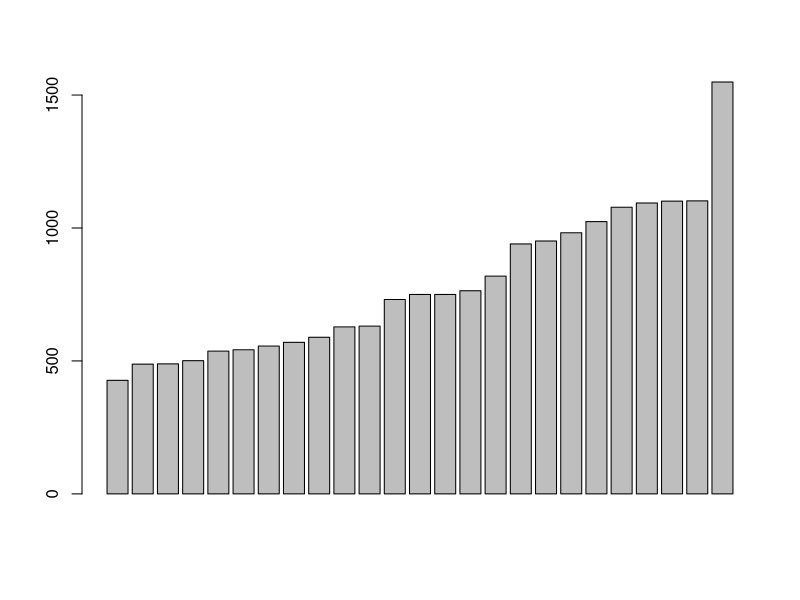
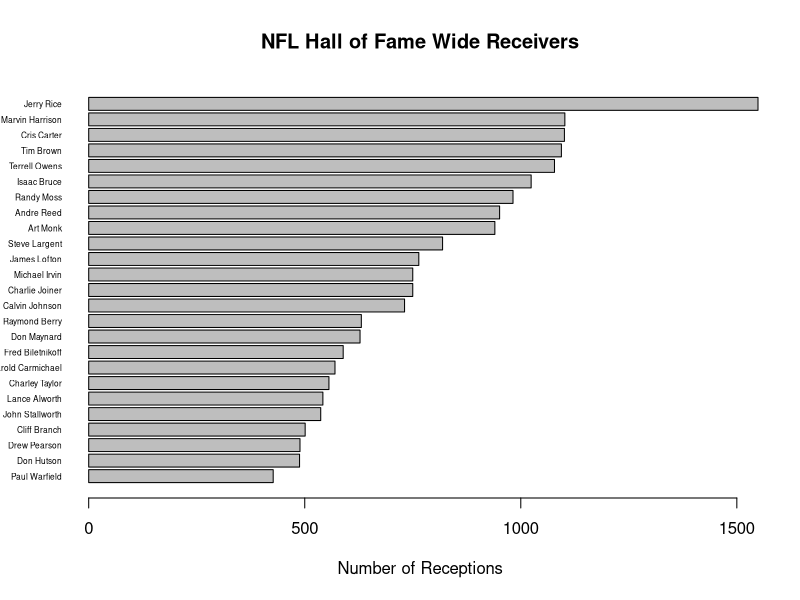
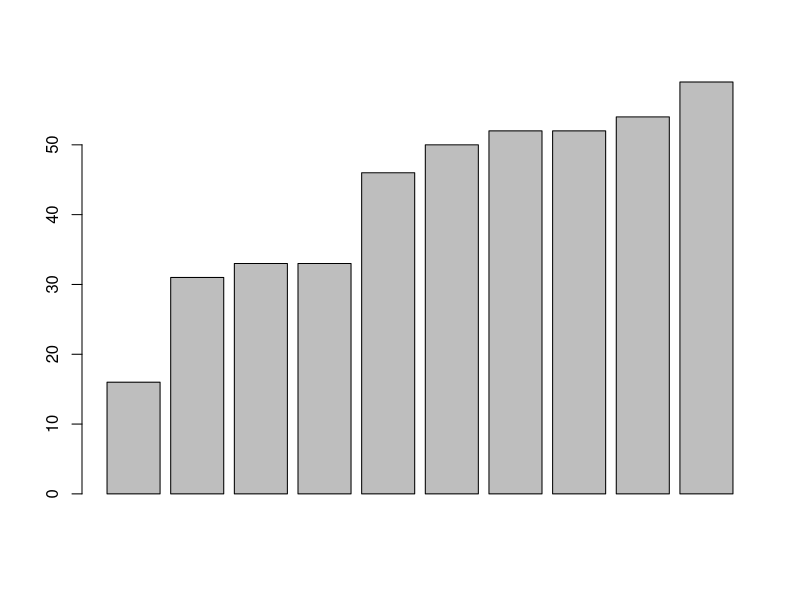
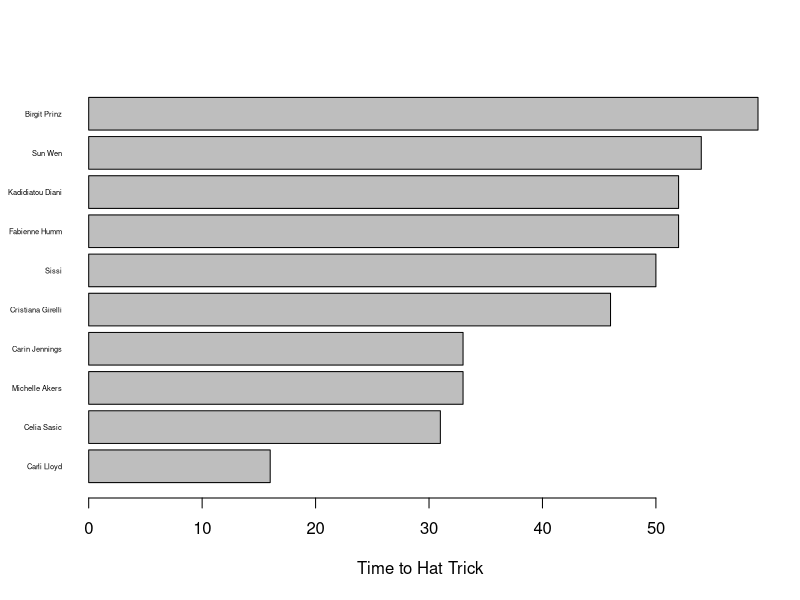

R code for these plots, in order: (Note: this script raises an error after producing the figures.)
# MLB team 1920 stats
#https://www.baseball-reference.com/leagues/majors/1920.shtml

# Babe Ruth stats
# https://www.baseball-reference.com/players/gl.fcgi?id=ruthba01&t=b&year=1920
mlb_1920 = read.csv("home_run_1920.csv")
head(mlb_1920)

mlb_1920_avg = mean(mlb_1920$HR)
print(mlb_1920_avg)

ruth = 54
print(ruth/mlb_1920_avg)

# MLB team 2022 stats
# https://www.baseball-reference.com/leagues/majors/2022.shtml
mlb_2022 = read.csv("home_run_2022.csv")
head(mlb_2022)

mlb_2022_avg = mean(mlb_2022$HR)
print(mlb_2022_avg)

print(mlb_2022_avg * ruth/mlb_1920_avg)

# Hall of Fame Receiver
# https://www.statmuse.com/nfl/ask/who-are-all-of-the-pro-football-hall-of-fame-wr-with-the-most-receiving-yards-in-their-careers
hall <- read.csv("hall_of_fame_rec.csv")
hall = hall[order(hall$REC),]
barplot(hall$REC)
barplot(hall$REC, names.arg=hall$NAME, 
        main="NFL Hall of Fame Wide Receivers",
        xlab="Number of Receptions",
        las=1, cex.names = .5, horiz=TRUE)

# Hat Trick
# https://en.wikipedia.org/wiki/List_of_FIFA_Women%27s_World_Cup_hat-tricks#:~:text=The%20first%20hat%2Dtrick%20was,2023%20FIFA%20Women's%20World%20Cup.
hat <- read.csv("hat_trick.csv")
hat = hat[order(hat$Time.of.Hat.Trick),]
hat = head(hat,10)
barplot(hat$Time.of.Hat.Trick)
barplot(hat$Time.of.Hat.Trick, names.arg=hat$Player, 
        xlab="Time to Hat Trick",
        las=1, cex.names = .45, horiz=TRUE)


# swimming record
# https://en.wikipedia.org/wiki/World_record_progression_1500_metres_freestyle
swim <- read.csv("swim_record.csv")
swim$Date <- as.Date(swim$Date, format="%B %d, %Y")
swim$duration <- diff(c(swim$Date,today()))
swim = swim[order(swim$duration, decreasing=TRUE),]
swim = head(swim,10)
barplot(as.numeric(swim$duration), names.arg=swim$Name, 
        xlab="The number of days remained unbeaten ",
        las=1, cex.names = .45, horiz=TRUE)

# one-on-one with steph curry
score = 0
{
  for(i in 1:13){
    shot = rbinom(1,1,0.5)
    score = score + shot
    cat(shot," ")
    Sys.sleep(1)
  }
  
  if(score > 11){
    cat("-> WON!\n")
  }else{
    cat("-> LOST!\n")
  }
}

# one-on-one with curry 1000 times!
won = 0
total_game = 1000

for(i in 1:total_game){
  
  result = rbinom(13,1,0.5)

  if(sum(result) > 11){
    cat(i," ", result, "-> WON!\n")
    won = won + 1
  }else{
    cat(i," ", result, "-> LOST!\n")
  }
  Sys.sleep(0.1)
}

print(paste0("You won ", won/total_game*100, "% of time."))

# Agassi vs Sampras

# Sampras stats:
# https://www.ultimatetennisstatistics.com/playerProfile?playerId=1948&tab=statistics

# Simulate Sampras
sampras_won = 0
agassi_won = 0

sim_itr = 100000

for(i in 1:sim_itr){
  
  sampras_pt = 0
  agassi_pt = 0
  
  while(TRUE){
    if(runif(1) < 0.5947){ # first serve in
      if(runif(1) < 0.8092){ # first serve won
        sampras_pt = sampras_pt + 1
      }else{
        agassi_pt = agassi_pt + 1
      }
    }else{ # first serve out
      if(runif(1) < 0.5261){ # second serve in and won
        sampras_pt = sampras_pt + 1
      }else{
        agassi_pt = agassi_pt + 1
      }
    }
    if(sampras_pt >= 3 & agassi_pt >=3){ # deuce
      if(sampras_pt - agassi_pt >= 2){
        sampras_won = sampras_won + 1
        break
      }else if(agassi_pt - sampras_pt >= 2){
        agassi_won = agassi_won + 1
        break
      }
    }else if(agassi_pt == 4){
      agassi_won = agassi_won + 1
      break
    }else if(sampras_pt == 4){
      sampras_won = sampras_won + 1
      break
    }
  }
}
sampras_percent = sampras_won/sim_itr*100
print(paste0("Sampras wins with probability ", sampras_percent, "%"))
print(paste0("Sampras wins six straight service games with probability ", (sampras_percent/100)^6*100, "%"))

# Agassi stats:
# https://www.ultimatetennisstatistics.com/playerProfile?playerId=1736&tab=statistics
sampras_won = 0
agassi_won = 0

sim_itr = 100000

for(i in 1:sim_itr){
  
  sampras_pt = 0
  agassi_pt = 0
  
  while(TRUE){
    if(runif(1) < 0.6262){ # first serve in
      if(runif(1) < 0.7293){ # first serve won
        agassi_pt = agassi_pt + 1
      }else{
        sampras_pt = sampras_pt + 1
      }
    }else{ # first serve out
      if(runif(1) < 0.5398){ # second serve in and won
        agassi_pt = agassi_pt + 1
      }else{
        sampras_pt = sampras_pt + 1
      }
    }
    
    if(sampras_pt >= 3 & agassi_pt >=3){ # deuce
      if(sampras_pt - agassi_pt >= 2){
        sampras_won = sampras_won + 1
        break
      }else if(agassi_pt - sampras_pt >= 2){
        agassi_won = agassi_won + 1
        break
      }
    }else if(agassi_pt == 4){
      agassi_won = agassi_won + 1
      break
    }else if(sampras_pt == 4){
      sampras_won = sampras_won + 1
      break
    }
  }
}

agassi_percent = agassi_won/sim_itr*100
print(paste0("Agassi wins with probability ", agassi_percent, "%"))
print(paste0("Agassi wins six straight service games with probability ", (agassi_percent/100)^6*100, "%"))

print(paste0("The probability of reaching 6-6 is ", (agassi_percent/100)^6 * (sampras_percent/100)^6 *100, "%"))

print(paste0("The probability of reaching 6-6 in 4 set is ", ((agassi_percent/100)^6 * (sampras_percent/100)^6)^4 *100, "%"))


# hot-hand phenomenon
observe = c(0, 0, 0, 1, 1, 0, 1, 0, 1, 1, 1, 1, 1, 1, 1, 1, 1, 1, 1, 0, 0, 0, 0, 1, 1)
n = length(observe)

measure = 0
total = 0
for(i in 4:n){
  if(sum(observe[(i-3):(i-1)])==3){
    total = total + 1
    if(observe[i]==1){
      measure = measure + 1
    }  
  }
}
measure = measure/total
print(measure)

# how often do we observe Curry's performance or even better?
sim_itr = 100000
result = rep(0,sim_itr)

for(j in 1:sim_itr){
  observe0 = sample(observe,n)
  measure0 = 0
  total0 = 0
  
  for(i in 4:n){
    if(sum(observe0[(i-3):(i-1)])==3){
      total0 = total0 + 1
      if(observe0[i]==1){
        measure0 = measure0 + 1
      }  
    }
  }

  if(total0>0)
    result[j] = measure0/total0
  print(result[j])
}
hist(result)
mean(result > measure)

# Poisson distribution
n = 10000
par(mfrow=c(2,3))

lambda = 0.2
barplot(table(rpois(n, lambda ))/n, main=paste("lambda=",lambda),ylim=c(0,1),xlim=c(0,10))
lambda = 0.4
barplot(table(rpois(n, lambda ))/n, main=paste("lambda=",lambda),ylim=c(0,1),xlim=c(0,10))
lambda = 0.6
barplot(table(rpois(n, lambda ))/n, main=paste("lambda=",lambda),ylim=c(0,1),xlim=c(0,10))
lambda = 0.8
barplot(table(rpois(n, lambda ))/n, main=paste("lambda=",lambda),ylim=c(0,1),xlim=c(0,10))
lambda = 1.0
barplot(table(rpois(n, lambda ))/n, main=paste("lambda=",lambda),ylim=c(0,1),xlim=c(0,10))
lambda = 1.2
barplot(table(rpois(n, lambda ))/n, main=paste("lambda=",lambda),ylim=c(0,1),xlim=c(0,10))

par(mfrow=c(1,1))

# Manchester performance
lambda = 1.75
manchaster = dpois(0:5, lambda)
        
# Arsenal performance
lambda = 1.77
arsenal = dpois(0:5, lambda)

match_prob = arsenal %*% t(manchaster)
print(match_prob)

# Arsenal winning probability
sum(match_prob[lower.tri(match_prob)])

# Manchester winning probability
sum(match_prob[upper.tri(match_prob)])

# Arsenal vs Manchaster tie probability
sum(diag(match_prob))
